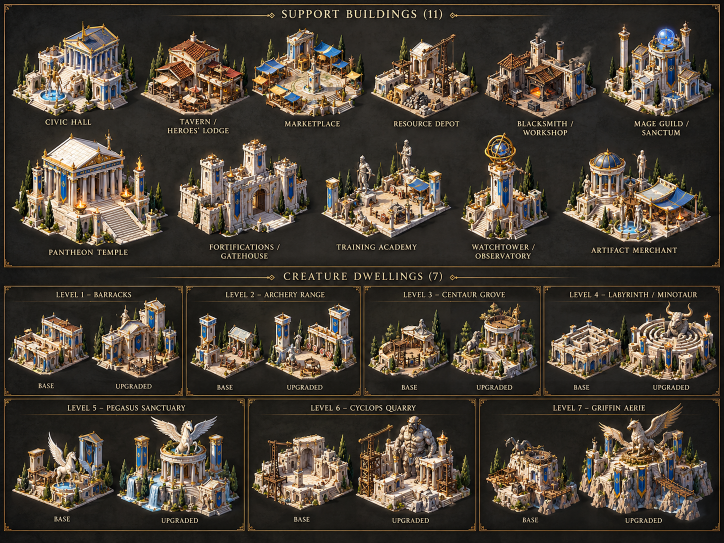
#> input picture support images/ChatGPT Image Sep 29, 2026, 04_17_21 PM-1.png, 1448 x 1086 px (shown at 1/2 size)
$ python prepare_placeholders.py
#> lines starting #> are read from the running program, lines starting #| are printed output that depends on the picture; after the words box and inside, x2 and y2 are one past the last pixel; in counts of white or black regions, pixels touching at a corner belong together
#!/usr/bin/env python3
"""
Prepare TEMPORARY placeholder art from the owner's concept boards.

Inputs : "support images/" (owner-supplied concept references, AI-generated boards)
Outputs: assets-runtime/placeholders/... (committed runtime placeholders)
         assets-runtime/placeholders/manifest.json (provenance for every file)

Every output is a development placeholder, NOT production art. Final assets
replace these files by asset ID without any screen changes.

Requires Pillow. Run from the repository root:
    python3 tools/assets/prepare_placeholders.py
"""
from __future__ import annotations

import json
import sys
from collections import deque
from pathlib import Path

from PIL import Image, ImageFilter

ROOT = Path(__file__).resolve().parents[2]
SRC = ROOT / "support images"
OUT = ROOT / "assets-runtime" / "placeholders"

BUILDINGS_BOARD = "ChatGPT Image Sep 29, 2026, 04_17_21 PM-1.png"
GREEK_TOWN = "ChatGPT Image Sep 29, 2026, 04_11_16 PM-1.png"

# (asset id, crop box in the 1448x1086 Greek buildings board, note)
BUILDING_CROPS = [
    ("town.greek.support.civic_hall", (18, 38, 278, 234), "Civic Hall"),
    ("town.greek.support.tavern", (282, 58, 502, 234), "Tavern / Heroes' Lodge"),
    ("town.greek.support.marketplace", (498, 52, 732, 234), "Marketplace"),
    ("town.greek.support.resource_depot", (738, 62, 962, 234), "Resource Depot"),
    ("town.greek.support.workshop", (963, 58, 1202, 234), "Blacksmith / Workshop", 14, 60),
    ("town.greek.support.mage_guild", (1203, 42, 1432, 234), "Mage Guild / Sanctum"),
    ("town.greek.support.pantheon_temple", (18, 258, 332, 488), "Pantheon Temple"),
    ("town.greek.support.fortifications", (348, 276, 622, 478), "Fortifications / Gatehouse"),
    ("town.greek.support.training_academy", (638, 272, 902, 474), "Training Academy"),
    ("town.greek.support.watchtower", (918, 270, 1102, 482), "Watchtower / Observatory"),
    ("town.greek.support.artifact_merchant", (1118, 286, 1428, 484), "Artifact Merchant"),
    ("town.greek.dwelling.tier1.base", (12, 592, 182, 758), "Barracks (base)"),
    ("town.greek.dwelling.tier1.upgraded", (186, 588, 364, 758), "Barracks (upgraded)"),
    ("town.greek.dwelling.tier2.base", (378, 596, 532, 758), "Archery Range (base) — stand-in for Peltast Range"),
    ("town.greek.dwelling.tier2.upgraded", (530, 590, 718, 758), "Archery Range (upgraded) — stand-in for Veteran Range"),
    ("town.greek.dwelling.tier3.base", (962, 822, 1162, 1030), "Griffin Aerie (base)"),
    ("town.greek.dwelling.tier3.upgraded", (1158, 808, 1438, 1030), "Griffin Aerie (upgraded)"),
    ("town.greek.dwelling.tier4.base", (638, 272, 902, 474), "Training Academy art — stand-in for the Cavalry Training Court"),
    ("town.greek.dwelling.tier4.upgraded", (898, 592, 1080, 758), "Centaur Grove (upgraded) art — stand-in for Companion Court"),
    ("town.greek.dwelling.tier5.base", (1118, 286, 1428, 484), "Artifact Merchant art — stand-in for House of Adepts"),
    ("town.greek.dwelling.tier5.upgraded", (918, 270, 1102, 482), "Observatory art — stand-in for House of Seers"),
    ("town.greek.dwelling.tier6.base", (1092, 600, 1248, 758), "Labyrinth (base)"),
    ("town.greek.dwelling.tier6.upgraded", (1242, 586, 1442, 758), "Labyrinth (upgraded)"),
    ("town.greek.dwelling.tier7.base", (502, 822, 706, 1030), "Cyclops Quarry (base)"),
    ("town.greek.dwelling.tier7.upgraded", (702, 808, 948, 1030), "Cyclops Quarry (upgraded)"),
]


def keep_main_components(mask: Image.Image, min_fraction: float = 0.06) -> Image.Image:
    """Drop small disconnected fragments (e.g. stray label letters)."""
    w, h = mask.size
    mp = mask.load()
    label = [0] * (w * h)
    sizes: list[int] = [0]
    for y in range(h):
        for x in range(w):
            if mp[x, y] < 128 or label[y * w + x]:
                continue
            idx = len(sizes)
            sizes.append(0)
            stack = [(x, y)]
            label[y * w + x] = idx
            while stack:
                cx, cy = stack.pop()
                sizes[idx] += 1
                for nx, ny in ((cx + 1, cy), (cx - 1, cy), (cx, cy + 1), (cx, cy - 1)):
                    if 0 <= nx < w and 0 <= ny < h and not label[ny * w + nx] and mp[nx, ny] >= 128:
                        label[ny * w + nx] = idx
                        stack.append((nx, ny))
    if len(sizes) <= 1:
        return mask
    biggest = max(sizes)
    keep = {i for i, n in enumerate(sizes) if i and n >= biggest * min_fraction}
    out = Image.new("L", (w, h), 0)
    op = out.load()
    for y in range(h):
        for x in range(w):
            if label[y * w + x] in keep:
                op[x, y] = mp[x, y]
    return out


def remove_background(img: Image.Image, tolerance: int = 34, max_luma: int = 95) -> Image.Image:
    """Flood-fill the dark charcoal board background from the crop border."""
    rgb = img.convert("RGB")
    w, h = rgb.size
    px = rgb.load()
    border = [px[x, 0] for x in range(w)] + [px[x, h - 1] for x in range(w)] + [px[0, y] for y in range(h)] + [px[w - 1, y] for y in range(h)]
    border.sort(key=lambda c: sum(c))
    bg = border[len(border) // 2]

    def is_bg(c) -> bool:
        return abs(c[0] - bg[0]) + abs(c[1] - bg[1]) + abs(c[2] - bg[2]) <= tolerance * 3 and sum(c) < 3 * max_luma

    mask = Image.new("L", (w, h), 255)
    mp = mask.load()
    seen = bytearray(w * h)
    q: deque[tuple[int, int]] = deque()
    for x in range(w):
        q.append((x, 0))
        q.append((x, h - 1))
    for y in range(h):
        q.append((0, y))
        q.append((w - 1, y))
    while q:
        x, y = q.popleft()
        i = y * w + x
        if seen[i]:
            continue
        seen[i] = 1
        if not is_bg(px[x, y]):
            continue
        mp[x, y] = 0
        if x > 0:
            q.append((x - 1, y))
        if x < w - 1:
            q.append((x + 1, y))
        if y > 0:
            q.append((x, y - 1))
        if y < h - 1:
            q.append((x, y + 1))
    mask = keep_main_components(mask.filter(ImageFilter.MinFilter(3)))
    mask = mask.filter(ImageFilter.GaussianBlur(1.2))
    out = rgb.convert("RGBA")
    out.putalpha(mask)
    bbox = mask.point(lambda v: 255 if v > 24 else 0).getbbox()
    return out.crop(bbox) if bbox else out


NORSE_BUILDINGS_BOARD = "ChatGPT Image Sep 29, 2026, 04_17_23 PM-2.png"
NORSE_TOWN = "ChatGPT Image Sep 29, 2026, 04_11_20 PM-2.png"

# Norse buildings board (1448x1086). Dwelling art follows the pantheon board's
# roster by theme; the buildings board orders its dwellings differently, so
# three tiers use the closest-themed stand-in (noted per entry).
NORSE_CROPS = [
    ("town.norse.support.civic_hall", (14, 36, 288, 232), "Civic Hall"),
    ("town.norse.support.tavern", (290, 56, 520, 236), "Tavern / Heroes' Lodge"),
    ("town.norse.support.marketplace", (520, 62, 760, 236), "Marketplace"),
    ("town.norse.support.resource_depot", (758, 70, 978, 236), "Resource Depot"),
    ("town.norse.support.workshop", (980, 56, 1210, 236), "Blacksmith / Workshop"),
    ("town.norse.support.mage_guild", (1216, 26, 1446, 240), "Mage Guild / Sanctum"),
    ("town.norse.support.pantheon_temple", (14, 258, 318, 496), "Pantheon Temple"),
    ("town.norse.support.fortifications", (320, 280, 634, 482), "Fortifications / Gatehouse"),
    ("town.norse.support.training_academy", (642, 300, 918, 482), "Training Academy"),
    ("town.norse.support.watchtower", (926, 266, 1156, 498), "Watchtower / Observatory"),
    ("town.norse.support.artifact_merchant", (1154, 276, 1436, 490), "Artifact Merchant"),
    ("town.norse.dwelling.tier1.base", (508, 822, 722, 1036), "Draugr Tomb (base) — the board's level-6 dwelling, used for tier-1 Draugr"),
    ("town.norse.dwelling.tier1.upgraded", (712, 816, 940, 1036), "Draugr Tomb (upgraded)"),
    ("town.norse.dwelling.tier2.base", (14, 604, 182, 768), "Wolf Den (base) — the board's level-1 dwelling, used for tier-2 Frost Wolves"),
    ("town.norse.dwelling.tier2.upgraded", (178, 600, 362, 768), "Wolf Den (upgraded)"),
    ("town.norse.dwelling.tier3.base", (734, 604, 900, 768), "Jotun Outpost (base) — stand-in for the Frost Troll dwelling"),
    ("town.norse.dwelling.tier3.upgraded", (892, 600, 1074, 768), "Jotun Outpost (upgraded) — stand-in"),
    ("town.norse.dwelling.tier4.base", (1086, 604, 1252, 768), "Valkyrie Aerie (base)"),
    ("town.norse.dwelling.tier4.upgraded", (1244, 596, 1436, 768), "Valkyrie Aerie (upgraded)"),
    ("town.norse.dwelling.tier5.base", (374, 604, 542, 768), "Raven Roost (base) — stand-in for the Lindworm dwelling"),
    ("town.norse.dwelling.tier5.upgraded", (536, 596, 713, 768), "Raven Roost (upgraded) — stand-in"),
    ("town.norse.dwelling.tier6.base", (20, 828, 250, 1036), "Frost Giant Camp (base) — used for tier-6 Jotunn"),
    ("town.norse.dwelling.tier6.upgraded", (240, 816, 498, 1036), "Frost Giant Camp (upgraded)"),
    ("town.norse.dwelling.tier7.base", (958, 830, 1180, 1036), "World Serpent Lair (base)"),
    ("town.norse.dwelling.tier7.upgraded", (1168, 816, 1442, 1036), "World Serpent Lair (upgraded)"),
]


# ---------------------------------------------------------------------------
# Egyptian, Japanese, Celtic and Mesoamerican boards share one layout (1448x1086):
# eleven support buildings in two rows, then seven dwelling panels (base +
# upgraded) whose "LEVEL n" order differs from the pantheon roster. Each entry
# maps roster tier -> board panel level; "stand-in" marks a themed substitute.
# ---------------------------------------------------------------------------
SUPPORT_BOXES = {
    "civic_hall": ((18, 36, 292, 236), "Civic Hall"),
    "tavern": ((290, 56, 520, 238), "Tavern / Heroes' Lodge"),
    "marketplace": ((522, 60, 760, 238), "Marketplace"),
    "resource_depot": ((756, 64, 978, 238), "Resource Depot"),
    "workshop": ((976, 52, 1210, 238), "Blacksmith / Workshop"),
    "mage_guild": ((1214, 20, 1432, 240), "Mage Guild / Sanctum"),
    "pantheon_temple": ((16, 258, 350, 498), "Pantheon Temple"),
    "fortifications": ((340, 268, 626, 488), "Fortifications / Gatehouse"),
    "training_academy": ((620, 270, 930, 490), "Training Academy"),
    "watchtower": ((916, 256, 1156, 500), "Watchtower / Observatory"),
    "artifact_merchant": ((1148, 264, 1434, 494), "Artifact Merchant"),
}
# Dwelling panel columns (x ranges of base/upgraded halves) for levels 1-7,
# inset from the gold panel frames so the keying can reach the background.
PANEL_X = {
    1: ((16, 184), (184, 358)),
    2: ((384, 544), (544, 718)),
    3: ((736, 900), (900, 1074)),
    4: ((1092, 1252), (1254, 1432)),
    5: ((20, 240), (250, 484)),
    6: ((506, 712), (714, 942)),
    7: ((970, 1170), (1172, 1434)),
}

KIT_BOARDS = {
    "egyptian": {
        "board": "ChatGPT Image Sep 29, 2026, 04_17_25 PM-3.png",
        "town": "ChatGPT Image Sep 29, 2026, 04_11_23 PM-3.png",
        "rows": ((600, 768), (832, 1030)),
        "levels": {1: "Desert Guardians", 2: "Scorpion Lair", 3: "Crocodile Pens", 4: "Falcon Aerie", 5: "Anubis Coven", 6: "Solar Guard", 7: "Sphinx Bastion"},
        # roster tier -> (board level, stand-in?)
        "tiers": {1: (2, True), 2: (5, False), 3: (1, False), 4: (7, False), 5: (3, False), 6: (4, True), 7: (6, False)},
    },
    "japanese": {
        "board": "ChatGPT Image Sep 29, 2026, 04_17_27 PM-4.png",
        "town": "ChatGPT Image Sep 29, 2026, 04_11_28 PM-4.png",
        "rows": ((600, 766), (832, 1030)),
        "levels": {1: "Ronin Barracks", 2: "Archery Range", 3: "Kitsune Grove", 4: "Tengu Nest", 5: "Dragon Sanctuary", 6: "Oni Quarry", 7: "Phoenix Aerie"},
        "tiers": {1: (3, False), 2: (2, True), 3: (4, False), 4: (6, False), 5: (1, True), 6: (7, True), 7: (5, False)},
    },
    "celtic": {
        "board": "ChatGPT Image Sep 29, 2026, 04_17_35 PM-5.png",
        "town": "ChatGPT Image Sep 29, 2026, 04_11_29 PM-5.png",
        "rows": ((600, 768), (832, 1030)),
        # The Blacksmith label sits inside the watchtower box on this board.
        "support": {"watchtower": (916, 292, 1156, 500)},
        "levels": {1: "Wolf Pack", 2: "Stag Herd", 3: "Boar Clan", 4: "Bear Circle", 5: "Eagle Aerie", 6: "Staghorn Riders", 7: "Ancient Entwives"},
        "tiers": {1: (3, True), 2: (1, False), 3: (6, True), 4: (4, True), 5: (5, True), 6: (2, False), 7: (7, True)},
    },
    "mesoamerican": {
        "board": "ChatGPT Image Sep 29, 2026, 04_17_37 PM-6.png",
        "town": "ChatGPT Image Sep 29, 2026, 04_11_31 PM-6.png",
        "rows": ((612, 772), (842, 1030)),
        # This board's first dwelling panel ends earlier.
        "panels": {1: ((16, 184), (184, 352))},
        "levels": {1: "Jaguar Prowl", 2: "Eagle Aerie", 3: "Serpent Sanctum", 4: "Warrior Altar", 5: "Stag Grove", 6: "Croc Quarry", 7: "Feathered Serpent Nest"},
        "tiers": {1: (7, False), 2: (1, False), 3: (2, False), 4: (6, False), 5: (5, True), 6: (3, False), 7: (4, True)},
    },
}


def kit_crops(pantheon: str) -> list:
    spec = KIT_BOARDS[pantheon]
    overrides = spec.get("support", {})
    out = [(f"town.{pantheon}.support.{slot}", overrides.get(slot, box), note) for slot, (box, note) in SUPPORT_BOXES.items()]
    for tier, (level, stand_in) in sorted(spec["tiers"].items()):
        (top1, bot1), (top2, bot2) = spec["rows"]
        top, bot = (top1, bot1) if level <= 4 else (top2, bot2)
        name = spec["levels"][level]
        for (x0, x1), form in zip(spec.get("panels", {}).get(level, PANEL_X[level]), ("base", "upgraded")):
            note = f"{name} ({form}) — the board's level-{level} dwelling, used for tier {tier}" + (" (themed stand-in)" if stand_in else "")
            out.append((f"town.{pantheon}.dwelling.tier{tier}.{form}", (x0, top, x1, bot), note))
    return out


def crop_board(board_name: str, pantheon: str, crops: list, manifest: dict, tolerance: int = 34, max_luma: int = 95) -> bool:
    board = Image.open(SRC / board_name)
    if board.size != (1448, 1086):
        print(f"Unexpected board size {board.size} for {board_name}", file=sys.stderr)
        return False
    prefix = f"town.{pantheon}."
    for entry in crops:
        asset_id, box, note = entry[0], entry[1], entry[2]
        tol = entry[3] if len(entry) > 3 else tolerance
        luma = entry[4] if len(entry) > 4 else max_luma
        sprite = remove_background(board.crop(box), tol, luma)
        sprite.thumbnail((420, 420), Image.LANCZOS)
        rel = Path("town") / pantheon / f"{asset_id.split(prefix)[1]}.png"
        dest = OUT / rel
        dest.parent.mkdir(parents=True, exist_ok=True)
        sprite.save(dest, optimize=True)
        manifest[asset_id] = {
            "file": f"placeholders/{rel.as_posix()}",
            "kind": "image",
            "status": "placeholder",
            "provenance": f"Cropped from owner concept board '{board_name}' ({note}). Development placeholder only.",
            "size": list(sprite.size),
        }
    return True


def town_background(name: str, pantheon: str, manifest: dict) -> Image.Image:
    town = Image.open(SRC / name).convert("RGB")
    dest = OUT / "town" / pantheon / "background.jpg"
    dest.parent.mkdir(parents=True, exist_ok=True)
    town.save(dest, quality=86, optimize=True, progressive=True)
    manifest[f"town.{pantheon}.background"] = {
        "file": f"placeholders/town/{pantheon}/background.jpg",
        "kind": "image",
        "status": "placeholder",
        "provenance": f"Owner concept reference '{name}'. Development placeholder only.",
        "size": list(town.size),
    }
    return town


def main() -> int:
    if not SRC.exists():
        print(f"Missing concept folder: {SRC}", file=sys.stderr)
        return 1
    OUT.mkdir(parents=True, exist_ok=True)
    manifest: dict[str, dict] = {}

    board = Image.open(SRC / BUILDINGS_BOARD)
#> board is the input picture: PIL image 1448x1086 RGB; mean R, G, B 74, 65.2, 54.6
    if board.size != (1448, 1086):
        print(f"Unexpected board size {board.size}", file=sys.stderr)
        return 1
    for entry in BUILDING_CROPS:
        asset_id, box, note = entry[0], entry[1], entry[2]
        tol = entry[3] if len(entry) > 3 else 34
        luma = entry[4] if len(entry) > 4 else 95
        sprite = remove_background(board.crop(box), tol, luma)
        sprite.thumbnail((420, 420), Image.LANCZOS)
        rel = Path("town") / "greek" / f"{asset_id.split('town.greek.')[1]}.png"
        dest = OUT / rel
        dest.parent.mkdir(parents=True, exist_ok=True)
        sprite.save(dest, optimize=True)
        manifest[asset_id] = {
            "file": f"placeholders/{rel.as_posix()}",
            "kind": "image",
            "status": "placeholder",
            "provenance": f"Cropped from owner concept board '{BUILDINGS_BOARD}' ({note}). Development placeholder only.",
            "size": list(sprite.size),
        }
#> this loop made 25 passes
#> (bg in remove_background, bbox in remove_background) on passes 1, 2, 3, 4, 5, 6, 7, 9, 10, 12, 13, 14: ((33, 32, 30), (7, 11, 243, 193)), ((37, 35, 32), (0, 11, 199, 173)), ((42, 39, 36), (6, 6, 223, 181)), ((43, 40, 36), (4, 21, 206, 172)), ((40, 37, 36), (6, 0, 234, 176)), ((33, 33, 30), (6, 5, 220, 192)), ((38, 37, 33), (24, 10, 305, 230)), ((46, 41, 38), (6, 7, 253, 202)), ((42, 38, 34), (5, 0, 165, 209)), ((30, 30, 26), (4, 33, 165, 159)), ((32, 30, 27), (0, 11, 167, 169)), ((34, 31, 28), (3, 33, 142, 161))
#> (bg in remove_background, bbox in remove_background) on passes 8, 11, 15, 16, 19, 20: ((43, 40, 36), (7, 3, 267, 192)), ((35, 34, 31), (9, 14, 293, 198)), ((33, 31, 26), (1, 19, 177, 168)), ((30, 28, 24), (10, 53, 197, 208)), ((30, 29, 25), (5, 22, 174, 166)), ((35, 34, 31), (9, 14, 293, 198))
#> pass 1, in remove_background, `rgb = img.convert("RGB")`:
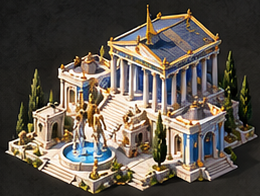
#> rgb: PIL image 260x196 RGB; mean R, G, B 94.9, 87, 77
#> pass 1, in remove_background, `mask = keep_main_components(mask.filter(ImageFilter.MinFilter(3)))`:
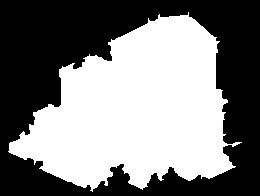
#> mask: PIL image 260x196 L; 49.5% white; 1 white region, box (x1, y1, x2, y2) and area: (8, 12, 242, 192) 25216
#> after the loop:
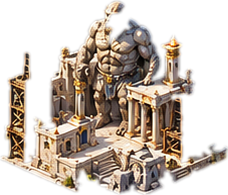
#> sprite: PIL image 228x195 RGBA; mean R, G, B, A 98.7, 83.2, 68, 125.2; transparent parts drawn white
#> after the loop, manifest = 25 items

    town = Image.open(SRC / GREEK_TOWN).convert("RGB")
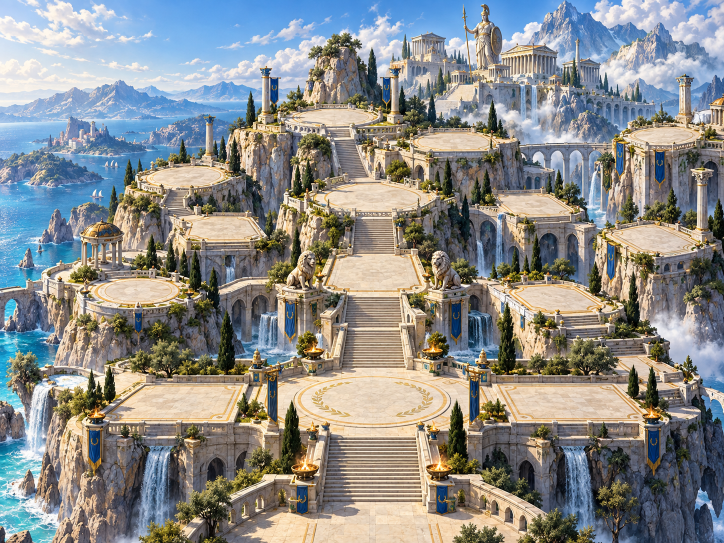
#> input picture support images/ChatGPT Image Sep 29, 2026, 04_11_16 PM-1.png, 1448 x 1086 px (shown at 1/2 size)
#> town is the input picture: PIL image 1448x1086 RGB; mean R, G, B 138.5, 139.9, 137.9
    dest = OUT / "town" / "greek" / "background.jpg"
    town.save(dest, quality=86, optimize=True, progressive=True)
    manifest["town.greek.background"] = {
        "file": "placeholders/town/greek/background.jpg",
        "kind": "image",
        "status": "placeholder",
        "provenance": f"Owner concept reference '{GREEK_TOWN}'. Development placeholder only.",
        "size": list(town.size),
    }
    # Main-menu backdrop: acropolis side of the same concept, darkened at the menu edge by CSS.
    menu = town.crop((360, 0, 1448, 612)).resize((1920, 1080), Image.LANCZOS)
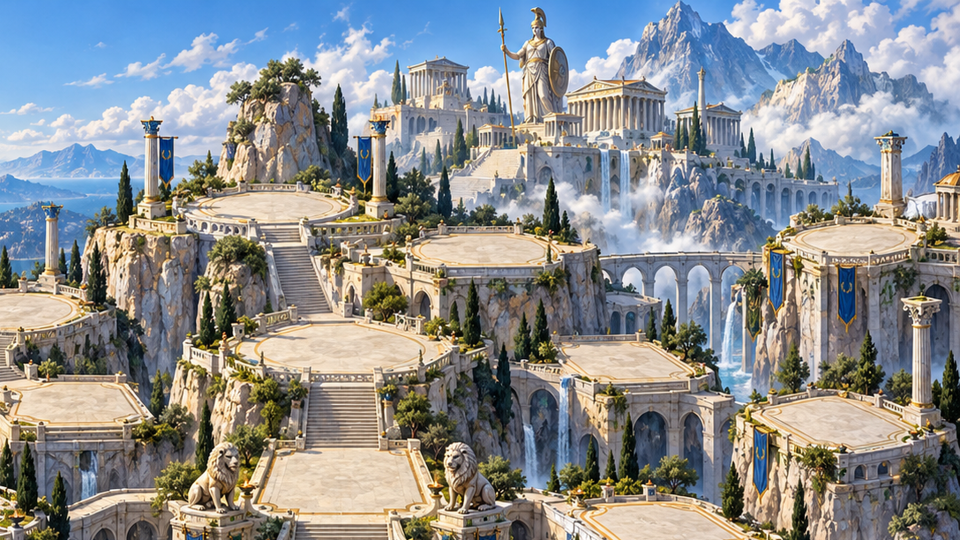
#> menu: PIL image 1920x1080 RGB (shown at 1/2 size); mean R, G, B 137.9, 141.1, 142.8
    dest = OUT / "menu" / "background.jpg"
    dest.parent.mkdir(parents=True, exist_ok=True)
    menu.save(dest, quality=84, optimize=True, progressive=True)
    manifest["menu.background"] = {
        "file": "placeholders/menu/background.jpg",
        "kind": "image",
        "status": "placeholder",
        "provenance": f"Crop of owner concept reference '{GREEK_TOWN}'. Development placeholder only.",
        "size": [1920, 1080],
    }

    # The Norse board is darker and its timber is near-black: key out only the true background.
    if not crop_board(NORSE_BUILDINGS_BOARD, "norse", NORSE_CROPS, manifest, tolerance=10, max_luma=40):
        return 1
    town_background(NORSE_TOWN, "norse", manifest)

    # Kit pantheons: same dark-board keying as Norse (dark roofs and stone must survive).
    for pantheon, spec in KIT_BOARDS.items():
        if not crop_board(spec["board"], pantheon, kit_crops(pantheon), manifest, tolerance=10, max_luma=40):
            return 1
        town_background(spec["town"], pantheon, manifest)

    (OUT / "manifest.json").write_text(json.dumps({"notice": "Temporary development placeholders derived from owner concept boards. Not production art.", "assets": manifest}, indent=2) + "\n")
    print(f"Wrote {len(manifest)} placeholder assets to {OUT}")
    return 0


if __name__ == "__main__":
#> (the run stopped early here; a loop or call above may not have finished)
